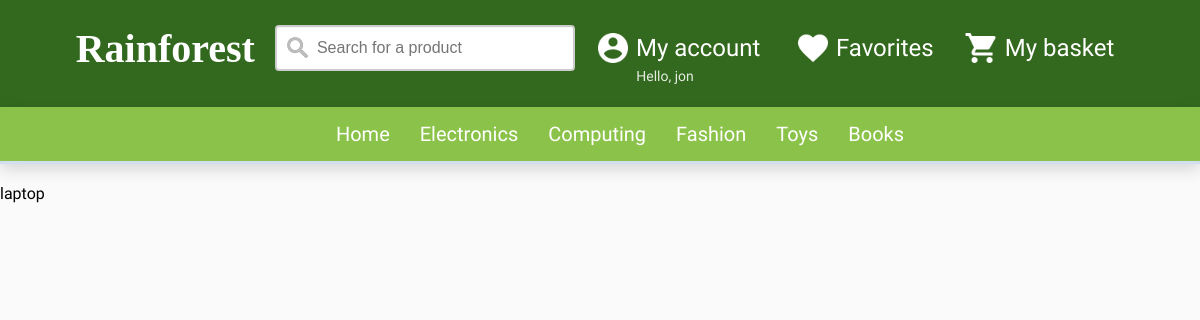
The app's page /productSC.php?subcategory=5 (signed in) with its own data.
### tables this page shows
CREATE TABLE `user` (
  `firstname` varchar(50) NOT NULL,
  `lastname` varchar(50) NOT NULL,
  `email` varchar(100) NOT NULL,
  `dob` date DEFAULT NULL,
  `password` varchar(45) NOT NULL,
  `gender` char(1) DEFAULT NULL,
  `phone` varchar(14) DEFAULT NULL,
  PRIMARY KEY (`email`)
);

CREATE TABLE `categories` (
  `category_id` int(1) NOT NULL AUTO_INCREMENT,
  `category_name` varchar(45) NOT NULL,
  PRIMARY KEY (`category_id`)
);

CREATE TABLE `products` (
  `product_id` int(5) NOT NULL AUTO_INCREMENT,
  `category_id` int(1) NOT NULL,
  `subcategory_id` int(1) NOT NULL,
  `product_name` varchar(45) NOT NULL,
  `price` decimal(6,2) NOT NULL,
  `stock` int(3) DEFAULT NULL,
  `description` varchar(400) DEFAULT NULL,
  `image_src` varchar(100) DEFAULT NULL,
  PRIMARY KEY (`product_id`)
);

### session.php (called while the page is built, shortened)
<?php
    require 'mysql.php';
    $stmt = $pdo->prepare('SELECT * FROM user WHERE email = :email');
    $criteria = [
      'email' => $_SESSION['login_user']
    ];
    $stmt -> execute($criteria);
    foreach ($stmt as $row) {
    $row['email'];
    $row['password'];
    }
    $hello = 'Hello, ';
    $user_firstname = $row['firstname'];
?>

### productSC.php (the view, shortened to what this page needs)
<?php
$hello = '';
$user_firstname = '';
require 'header.php';
$stmtGetSubcategory = $pdo->prepare('SELECT * FROM products WHERE subcategory_id = :subcategory_id');
$criteriaSubcat = [
  'subcategory_id' =>  $_GET['subcategory']
];
$stmtGetSubcategory -> execute($criteriaSubcat);
while($product = $stmtGetSubcategory->fetch()){
  echo $product['product_name'];
}
 ?>

### header.php (shortened to what this page needs)
<?php
if (isset($_SESSION['loggedin'])) {
   include('session.php');
 }
require 'mysql.php';
$stmtMenu = $pdo->prepare('SELECT * FROM categories');
$stmtMenu->execute();
 ?>
<!DOCTYPE HTML>
<head>
    <link rel="stylesheet" href="style.css"  />
</head>
<body>
    <header>
      <div class="centerHeader">
        <a href="index.php" class="top">
        <h1 class="title">Rainforest</h1>
        </a>
<form class="search">
  <input type="text" name="search" placeholder="Search for a product">
</form>
<div class="myaccount">
  <a href="signin.php" class="top" id="account">
  <img src="images/account.png" class="topIco" alt"Account icon" height="36px" width="36px">
  <p class='headerP'>My account</p>
</a>
</div>
    <p class="username"><?php echo $hello . $user_firstname; ?></p>
  <a href="#" class="top">
  <img src="images/favorite.png" class="topIco" alt"Favorite icon" height="36px" width="36px">
  <p class='headerP'>Favorites</p>
  </a>
  <a href="#" class="top">
  <img src="images/basket.png" class="topIco" alt"Basket icon" height="36px" width="36px">
  <p class='headerP'>My basket</p>
  </a>
</div>
<ul class="navigation">
  <li><a href="index.php">Home</a></li>
  <?php
  while($category = $stmtMenu->fetch()){
    echo '<li><a href="http://v.je/product.php?category=' . $category['category_id'] . '">' . $category['category_name'] . '</a>';
    echo '<ul>';
    echo '</ul></li>' ;
  }
  ?>
</ul>
    </header>

### style.css (style rules this page uses)
body { background-color: #fafafa; background-repeat: no-repeat; background-size: cover; margin: 0; font-family: Roboto-regular, sans-serif; }
.title { font-size: 250%; color: #FFFFFF; float: left; font-family: Intro; margin: 0; padding-right: 20px; }
header { background-color: #33691E; }
.centerHeader { height: 72px; display: flex; justify-content: center; padding-top: 25px; padding-bottom: 10px; }
.search input[type=text] { width: 300px; box-sizing: border-box; border: 2px solid #ccc; border-radius: 4px; font-size: 16px; background-color: white; background-image: url('images/searchIco.png'); background-position: 10px 10px; background-repeat: no-repeat; padding: 12px 20px 12px 40px; float: left; }
.headerP { margin-right: 10px; color: #FFFFFF; float: left; margin-top: 9px; margin-left: 5px; font-size: 24px; }
.username { position: absolute; float: right; margin-top: 43px; margin-left: 130px; font-size: 14px; color: #FFFFFF; opacity: 0.87; }
.topIco { float: left; margin-left: 20px; margin-top: 5px; }
.myaccount a.top { width: 200px; height: 50px; float: left; }
.myaccount { z-index: 4; height: 60px; position: relative; }
input[type="text"], input[type="password"], input[type="date"], input[type="datetime"], input[type="email"], input[type="number"], input[type="search"], input[type="tel"], input[type="time"], input[type="url"], textarea, select { background: rgba(255, 255, 255, 0.1); border: none; font-size: 16px; height: auto; margin: 0; outline: 0; padding: 15px; width: 100%; background-color: #e8eeef; color: #8a97a0; box-shadow: 0 1px 0 rgba(0, 0, 0, 0.03) inset; margin-bottom: 30px; }
.navigation { z-index: -1; font-size: 20px; background-color: #8BC34A; list-style: none; margin: 0; display: flex; justify-content: center; border-bottom: 3px solid #d2e0ed; -webkit-box-shadow: 0px 5px 15px 0px rgba(0, 0, 0, 0.15); -moz-box-shadow: 0px 5px 15px 0px rgba(0, 0, 0, 0.15); box-shadow: 0px 5px 15px 0px rgba(0, 0, 0, 0.15); margin-bottom: 20px; }
.navigation li { position: relative; z-index: 1; }
.navigation a { text-decoration: none; display: block; padding: 15px; color: white; }

### records on screen
user: firstname "jon"
categories: category_name "Electronics"
categories: category_name "Computing"
categories: category_name "Fashion"
categories: category_name "Toys"
categories: category_name "Books"
products: product_name "laptop"

### other values on screen
$hello "Hello,"
